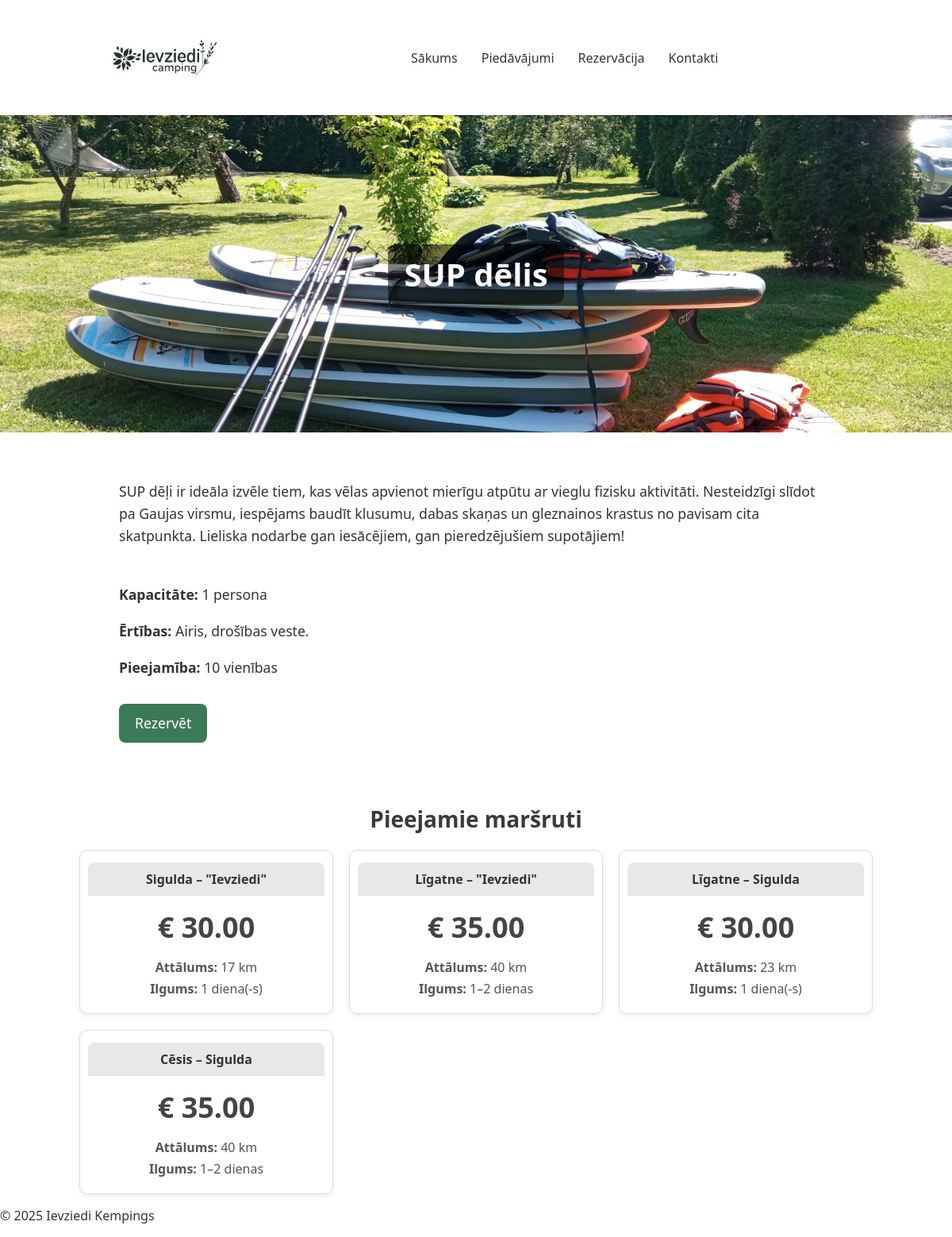
Page /pages/product_detail.php?id=4 on the committed database.
### tables this page shows
CREATE TABLE `products` (
  `id` int(11) NOT NULL,
  `name` varchar(100) NOT NULL,
  `category_id` int(11) NOT NULL,
  `description` longtext DEFAULT NULL,
  `short_description` text DEFAULT NULL,
  `price_per_day` decimal(10,2) DEFAULT NULL,
  `main_image` varchar(255) DEFAULT NULL,
  `gallery_images` text DEFAULT NULL,
  `available_units` int(11) NOT NULL DEFAULT 1,
  `capacity` varchar(100) DEFAULT NULL,
  `facilities` text DEFAULT NULL,
  `is_routable` tinyint(1) NOT NULL DEFAULT 0,
  `status_id` int(11) NOT NULL
);

CREATE TABLE `routes` (
  `id` int(11) NOT NULL,
  `product_id` int(11) NOT NULL,
  `from_location` varchar(100) NOT NULL,
  `to_location` varchar(100) NOT NULL,
  `distance_km` int(11) NOT NULL,
  `duration_min_day` int(11) NOT NULL,
  `duration_max_day` int(11) NOT NULL,
  `price` decimal(10,2) NOT NULL
);

### pages/product_detail.php (the view, shortened to what this page needs)
<?php
include '../connect/db_connect.php';
include '../includes/header.php';
?>
<!DOCTYPE html>
<html lang="lv">
<head>
  <link rel="stylesheet" href="../css/style.css">
</head>
<body>
<main class="product-page">
<?php
$product = null;
if (!isset($_GET['id'])) {
    echo "<p>Kļūda — produkta ID nav norādīts.</p>";
} else {
    $id = (int)$_GET['id'];
    $stmt = $conn->prepare("SELECT * FROM products WHERE id = ?");
    $stmt->bind_param("i", $id);
    $stmt->execute();
    $res = $stmt->get_result();
    if ($res && $res->num_rows > 0) {
        $product = $res->fetch_assoc();
        $hero = !empty($product['main_image']) ? $product['main_image'] : ( !empty($product['image']) ? $product['image'] : 'images/default.jpg' );
        echo "<section class='product-hero' style='background-image: url(../" . htmlspecialchars($hero) . ");'>";
        echo "<div class='overlay'><h1>" . htmlspecialchars($product['name']) . "</h1></div>";
        echo "</section>";
        echo "<section class='product-info'>";
        echo "<div class='container'>";
        echo "<div class='product-description'>" . nl2br(htmlspecialchars($product['description'])) . "</div>";
        echo "<div class='product-meta'>";
        if (!empty($product['capacity'])) echo "<p><strong>Kapacitāte:</strong> " . htmlspecialchars($product['capacity']) . "</p>";
        if (!empty($product['facilities'])) echo "<p><strong>Ērtības:</strong> " . nl2br(htmlspecialchars($product['facilities'])) . "</p>";
        if (!empty($product['available_units'])) echo "<p><strong>Pieejamība:</strong> " . (int)$product['available_units'] . " vienības</p>";
        echo "</div>";
        echo "<p><a class='btn' href='booking.php?product_id=" . (int)$product['id'] . "'>Rezervēt</a></p>";
        echo "</div>";
        echo "</section>";
    } else {
        echo "<p>Produkts nav atrasts.</p>";
    }
}
if ($product !== null) {
    $productId = (int)$product['id'];
    $routes = $conn->query("SELECT * FROM routes WHERE product_id = $productId ORDER BY id ASC");
    if ($routes && $routes->num_rows > 0) {
        echo "<section class='route-section'>";
        echo "<h3>Pieejamie maršruti</h3>";
        echo "<div class='routes-grid'>";
        while ($r = $routes->fetch_assoc()) {
            echo "<div class='route-card'>";
            $from = htmlspecialchars($r['from_location']);
            $to = htmlspecialchars($r['to_location']);
            echo "<div class='route-header'>{$from} – {$to}</div>";
            echo "<div class='route-price'>€ " . htmlspecialchars($r['price']) . "</div>";
            echo "<ul class='route-info'>";
            echo "<li><strong>Attālums:</strong> " . htmlspecialchars($r['distance_km']) . " km</li>";
            $minD = (int)$r['duration_min_day'];
            $maxD = (int)$r['duration_max_day'];
            $durText = $minD === $maxD ? $minD . " diena(-s)" : $minD . "–" . $maxD . " dienas";
            echo "<li><strong>Ilgums:</strong> " . $durText . "</li>";
            echo "</ul>";
            echo "</div>";
        }
        echo "</div>";
        echo "</section>";
    } else {
    }
}
?>
</main>
<?php include '../includes/footer.php'; ?>
</body>
</html>

### css/style.css (style rules this page uses)
body { margin: 0; font-family: "Segoe UI", sans-serif; color: #333; }
.btn { display: inline-block; padding: 10px 20px; background: #4caf50; color: #fff; border-radius: 6px; text-decoration: none; transition: background 0.2s; }
.product-hero { background-size: cover; background-position: center; height: 400px; display: flex; align-items: center; justify-content: center; }
.product-hero h1 { color: white; font-size: 2.5rem; background-color: rgba(0,0,0,0.5); padding: 10px 20px; border-radius: 10px; }
.product-info { max-width: 900px; margin: 40px auto; padding: 20px; font-size: 1.1rem; line-height: 1.6; }
.btn { display: inline-block; background-color: #3b7a57; color: white; padding: 10px 20px; text-decoration: none; border-radius: 8px; margin-top: 15px; transition: 0.3s; }
.route-section { margin-top: 40px; text-align: center; }
.route-section h3 { font-size: 28px; margin-bottom: 20px; color: #3a3a3a; }
.routes-grid { display: grid; grid-template-columns: repeat(auto-fit, minmax(250px, 1fr)); gap: 20px; justify-content: center; margin: 0 auto; max-width: 1000px; }
.route-card { border: 1px solid #ddd; border-radius: 10px; padding: 15px 10px; background-color: #fff; box-shadow: 0 2px 6px rgba(0,0,0,0.08); transition: transform 0.2s ease; }
.route-header { background-color: #e8e8e8; color: #333; font-weight: bold; padding: 10px; border-radius: 8px 8px 0 0; }
.route-price { font-size: 36px; font-weight: 700; color: #444; margin: 15px 0; }
.route-info { list-style: none; padding: 0; margin: 0; }
.route-info li { margin: 5px 0; color: #555; }

### rows in the picture
products: main_image (picture), name "SUP dēlis", description "SUP dēļi ir ideāla izvēle tiem, kas vēlas apvienot mierīgu atpūtu ar vieglu fizisku aktivitāti. Nesteidzīgi slīdot pa Gaujas virsmu, iespējams baudīt klusumu, dabas skaņas un gleznainos krastus no pavisam cita skatpunkta. Lieliska nodarbe gan iesācējiem, gan pieredzējušiem supotājiem!", capacity "1 persona", facilities "Airis, drošības veste.", available_units "10"
routes: from_location "Sigulda", to_location "\"Ievziedi\"", price "30.00", distance_km "17", durText "1 diena(-s)"
routes: from_location "Līgatne", to_location "\"Ievziedi\"", price "35.00", distance_km "40", durText "1–2 dienas"
routes: from_location "Līgatne", to_location "Sigulda", price "30.00", distance_km "23", durText "1 diena(-s)"
routes: from_location "Cēsis", to_location "Sigulda", price "35.00", distance_km "40", durText "1–2 dienas"
